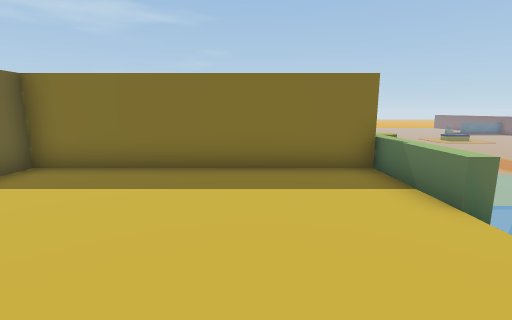
view 1 (above)

16 first-person views from a walk through a 3-D level made in the Unity game engine. The camera is 1.3 m above the floor, tilts 10° down and sees 85° across. The floor is counted in squares, 1 m on a side. Each view is taken from the middle of a square. On the plan, view 1 faces up. The plan holds only what a view shows up to about 13 squares ahead; the rest is blank. The place goes on beyond the plan. The player is left out. Some animated figures are not drawn. Door leaves are left out, so doorways stand open.

view 2
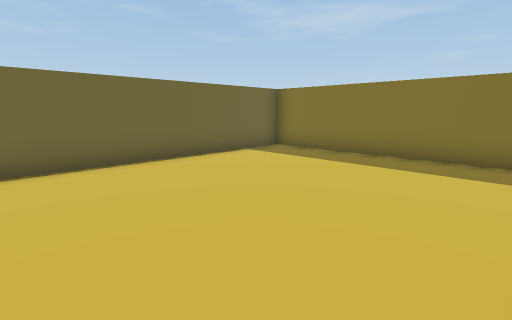

view 3
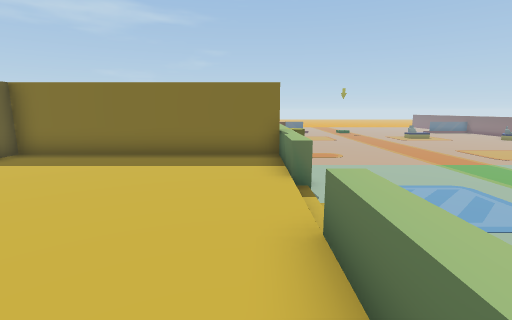

view 4
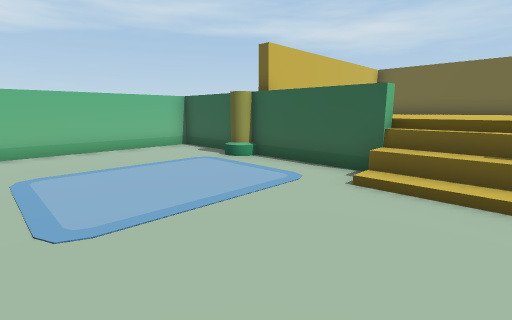

view 5
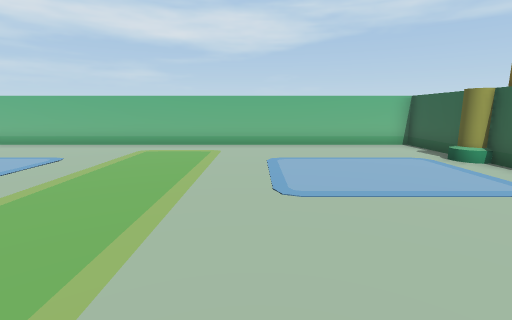

view 6
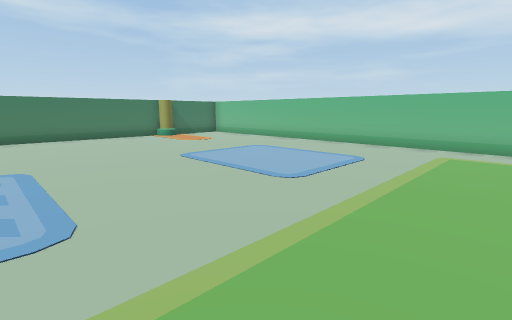

view 7
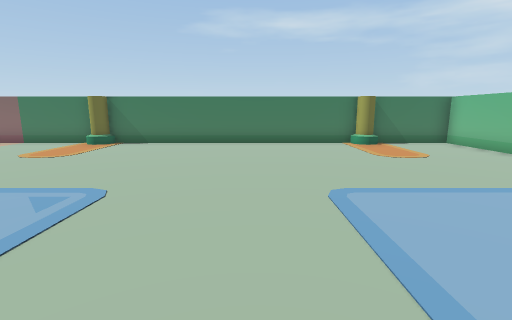

view 8
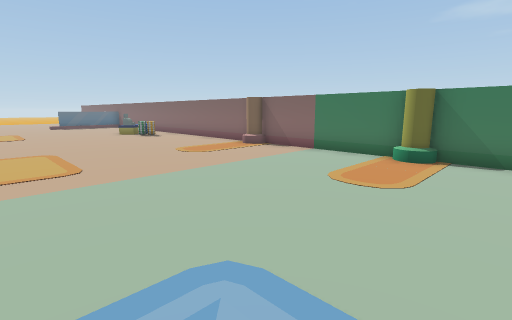

view 9
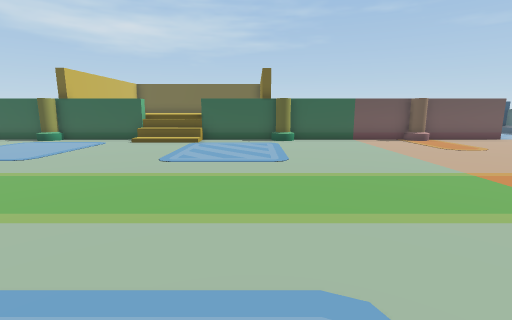

view 10
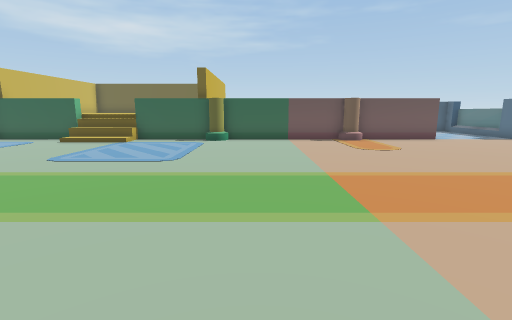

view 11
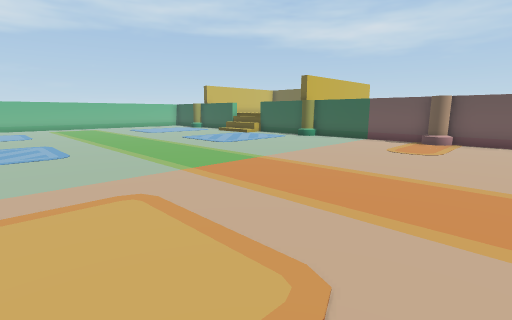

view 12
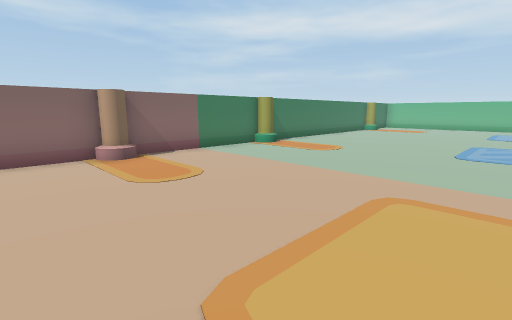

view 13
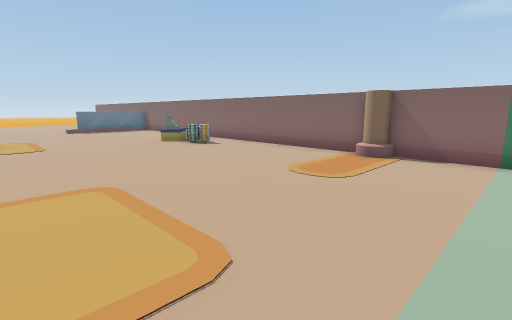

view 14
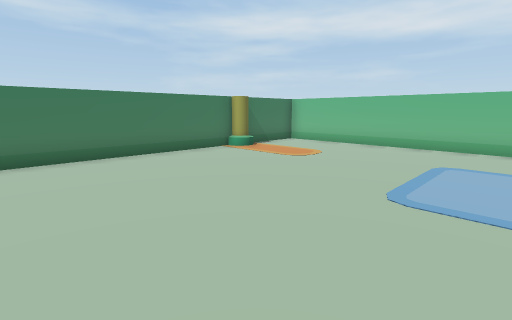

view 15
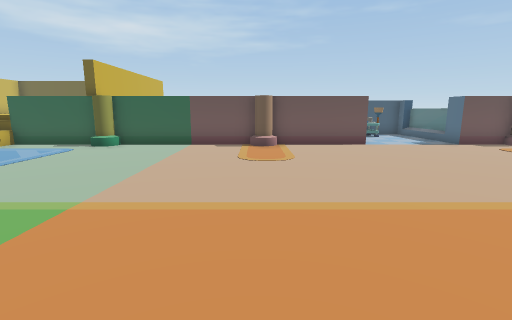

view 16
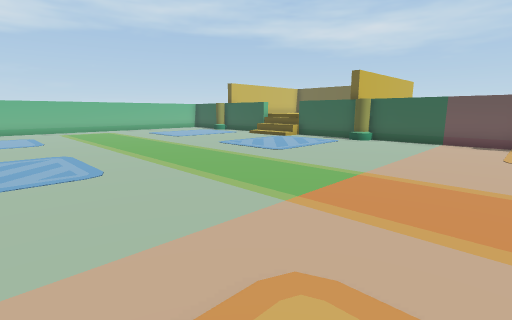

### Floor plan
Key: @ floor where view 1 was taken; # wall or solid block; . main floor; : floor 0.25 m higher than the main floor; + floor 1.25 m higher than the main floor; / step, stairs or slope; D open door; = window, fence, low wall or low ledge; ^ raised ledge.
Columns run from 5 left of view 1 to 25 right of it. Each row starts with its distance up from view 1.
 17         D.......      ........#
 16         #........... .........#
 15         #...........: ::......#
 14         #...........::::......#
 13         #...........::::......^
 12         #...........::::......#
 11         #.....................#
 10         #.....................#
  9         #.....................#
  8         #.....................#
  7         #.....................^
  6 #########.::::......::::......#
  5 #+++++++=.::::......::::......#
  4 #+++++++=.::::......::::......#
  3 #+++++++//....................#
  2 #+++++++//....................#
  1 #+++++++=/....................#
  0 #++++@++=.....................#
 -1 #++++++ =.::::......::::......#
 -2 #+++++ +=.::::......::::......#
 -3 #########.::::......::::......#
 -4         #.....................#
 -5         #.....................#
 -6         #.....................#
 -7         #######################

Where each view was taken, in squares from view 1:
view 1: 0 up, 0 right, facing up
view 2: 2 down, 2 right, facing up-left
view 3: 2 down, 2 right, facing up
view 4: 3 up, 9 right, facing down-left
view 5: 4 up, 9 right, facing down
view 6: 4 up, 11 right, facing down-right
view 7: 1 up, 14 right, facing right
view 8: 5 up, 17 right, facing up-right
view 9: 6 up, 16 right, facing left
view 10: 9 up, 16 right, facing left
view 11: 16 up, 16 right, facing down-left
view 12: 16 up, 17 right, facing down-right
view 13: 10 up, 17 right, facing up-right
view 14: 4 up, 17 right, facing down-right
view 15: 13 up, 14 right, facing left
view 16: 13 up, 16 right, facing down-left
